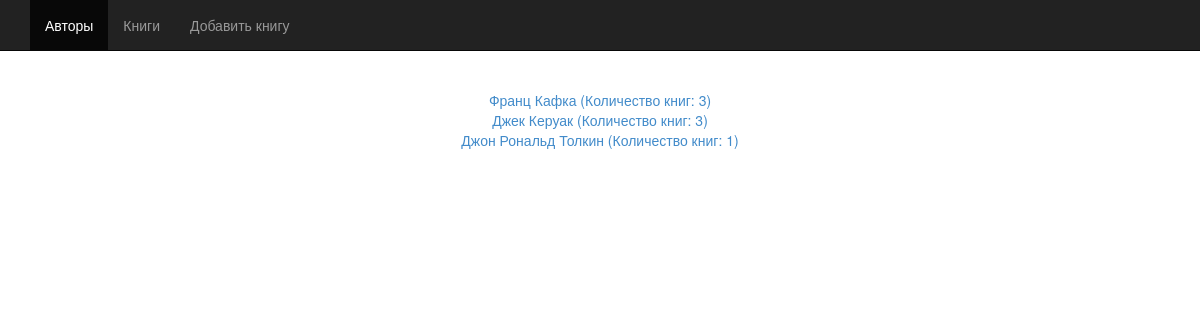
The app's page /authors with its own data.
### tables this page shows
CREATE TABLE `authors` (
  `author_id` int(11) NOT NULL,
  `author_name` text NOT NULL,
  `author_surname` text NOT NULL,
  `count` int(11) DEFAULT NULL
);

### application/controllers/MainController.php (called while the page is built, shortened)
<?php
class MainController extends Controller
{
	public function showAllAuthors() {
		$result = $this->model->getAuthors();
		$result_with_count = $this->model->count($result);
		$vars = [
			'location' => 'authors',
			'authors' => $result_with_count,
		];
		$this->view->render('Авторы', $vars);
	}
}

### index.php (called while the page is built, shortened)
<?php
$router = new Router();
$router->run();

### application/libs/Db.php (called while the page is built, shortened)
<?php
class Db
{
	protected $db;
	public function __construct()
	{
		$dbConfig = require 'application/config/db.php';
		$host = $dbConfig['host'];
		$dbName = $dbConfig['db_name'];
		$login = $dbConfig['login'];
		$password = $dbConfig['password'];
		$this->db = new PDO("mysql:host=$host;dbname=$dbName", $login, $password);
	}
	public function query($sql, $params = []) {
		$stmt = $this->db->prepare($sql);
		$stmt->execute($params);
		return $stmt;
	}
	public function row($sql) {
		$result = $this->query($sql);
		return $result->fetchAll(PDO::FETCH_ASSOC);
	}
}

### application/config/db.php (called while the page is built)
<?php
return [
	'host' => 'localhost',
	'db_name' => 'library',
	'login' => 'root',
	'password' => ''
];

### application/models/Main.php (called while the page is built, shortened)
<?php
class Main extends Model
{
	public function getAuthors() {
		$result = $this->database->row('SELECT * FROM authors ORDER BY author_surname');
		return $result;
	}
	public function count($result) {
		foreach ($result as $value) {
			$id = $value['author_id'];
			$count = count($this->database->row("SELECT * FROM books WHERE author_id = $id"));
			$this->database->query("UPDATE authors SET count = $count WHERE author_id = $id");
		}
		return $this->getAuthors();
	}
}

### application/core/Model.php (called while the page is built, shortened)
<?php
require 'application/libs/Db.php';
abstract class Model
{
	function __construct()
	{
		$this->database = new Db;
	}
}

### application/views/main/showAllAuthors.php (the view)
<div class="row">
<?php foreach ($authors as $value): ?>
<a href="author/auth_id:<?php echo $value['author_id']; ?>">
	<h> <?php echo $value['author_name'] . ' ' . $value['author_surname'];
	 if($value['count'] > 0) {echo ' (Количество книг: '. $value['count'] . ')';}
	 echo '<br>';
	 ?>
	</h>
</a>
<?php endforeach; ?>
</div>

### public/css/template.css (style rules this page uses)
body { padding-top: 50px; }

### records on screen
authors: author_name "Франц", author_surname "Кафка", count "3"
authors: author_name "Джек", author_surname "Керуак", count "3"
authors: author_name "Джон Рональд", author_surname "Толкин", count "1"
